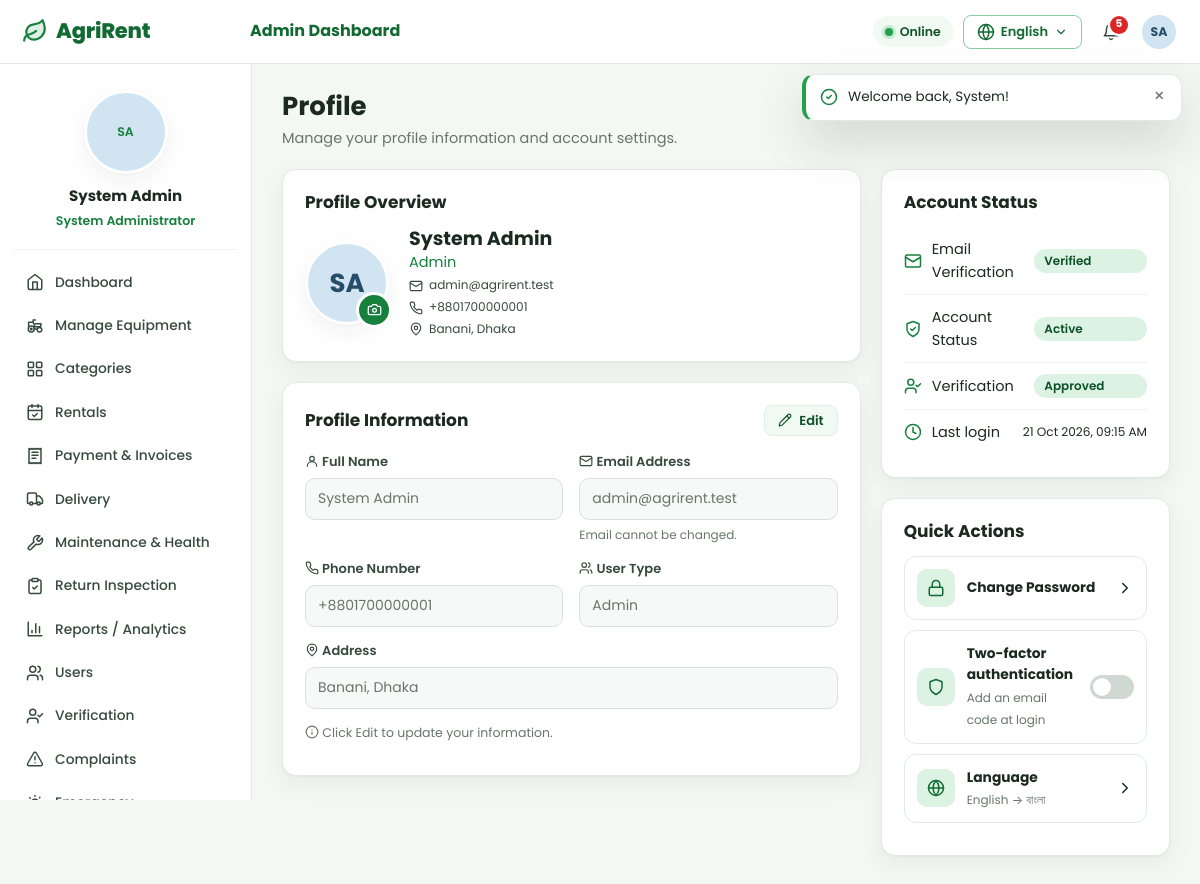
The page /index.php?r=profile/index (signed in) on the database its author committed.
### tables this page shows
CREATE TABLE `users` (
  `id` INT UNSIGNED NOT NULL AUTO_INCREMENT,
  `name` VARCHAR(100) NOT NULL,
  `email` VARCHAR(160) NOT NULL,
  `phone` VARCHAR(30) NOT NULL DEFAULT '',
  `address` VARCHAR(255) NOT NULL DEFAULT '',
  `password` VARCHAR(255) NOT NULL,
  `role` ENUM('farmer','employee','admin') NOT NULL,
   
  `status` ENUM('inactive','active','suspended','deleted') NOT NULL DEFAULT 'inactive',
  `email_verified_at` DATETIME DEFAULT NULL,
   
  `verification_status` ENUM('pending','approved','rejected') NOT NULL DEFAULT 'pending',
  `verification_note` VARCHAR(255) DEFAULT NULL,
  `verification_document` VARCHAR(255) DEFAULT NULL,
  `verified_by` INT UNSIGNED DEFAULT NULL,
  `verified_at` DATETIME DEFAULT NULL,
  `employee_code` VARCHAR(30) DEFAULT NULL,
  `profile_photo` VARCHAR(255) DEFAULT NULL,
  `language` ENUM('en','bn') NOT NULL DEFAULT 'en',
  `two_factor_enabled` TINYINT(1) NOT NULL DEFAULT 0,
  `google_id` VARCHAR(64) DEFAULT NULL,
  `failed_attempts` INT UNSIGNED NOT NULL DEFAULT 0,
  `locked_until` DATETIME DEFAULT NULL,
  `last_login_at` DATETIME DEFAULT NULL,
  `last_login_ip` VARCHAR(45) DEFAULT NULL,
  `last_login_agent` VARCHAR(255) DEFAULT NULL,
  `remember_selector` CHAR(24) DEFAULT NULL,
  `remember_hash` CHAR(64) DEFAULT NULL,
  `remember_expires` DATETIME DEFAULT NULL,
  `deleted_at` DATETIME DEFAULT NULL,
  `created_at` DATETIME NOT NULL DEFAULT CURRENT_TIMESTAMP,
  `updated_at` DATETIME NOT NULL DEFAULT CURRENT_TIMESTAMP ON UPDATE CURRENT_TIMESTAMP,
  PRIMARY KEY (`id`),
  UNIQUE KEY `uq_users_email` (`email`),
  UNIQUE KEY `uq_users_google` (`google_id`),
  UNIQUE KEY `uq_users_remember` (`remember_selector`),
  KEY `idx_users_role_status` (`role`,`status`,`verification_status`)
);

### app/views/layouts/app.php (the view, shortened to what the rows shown need)
<?php
$me = Auth::user();
$current = Router::current();
?>
<!doctype html>
<html lang="<?= Lang::get() ?>" data-lang="<?= Lang::get() ?>">
<head><?php include __DIR__ . '/_head.php'; ?></head>
<body class="app role-<?= e($me['role']) ?>" data-route="<?= e($current) ?>">
<header class="topbar">
    <a class="brand" href="<?= e(url('dashboard/index')) ?>"><?= icon('leaf') ?><span><?= e(setting('platform_name', 'AgriRent')) ?></span></a>
    <div class="topbar-title"><?= $me['role'] !== 'farmer' ? e(t(ucfirst($me['role']) . ' Dashboard')) : '' ?></div>
    <div class="topbar-actions">
        <div class="net-status" id="netStatus" title="<?= e(t('Connection & offline sync status')) ?>">
        </div>
        <?php include __DIR__ . '/_lang.php'; ?>
        <div class="dropdown notif-dropdown">
        </div>
        <div class="dropdown">
            <button class="user-chip" type="button" data-dropdown aria-label="<?= e(t('Account menu')) ?>"><?= avatar($me, 'sm') ?></button>
        </div>
    </div>
</header>
<aside class="sidebar" aria-label="<?= e(t('Sidebar')) ?>">
    <div class="sidebar-profile">
        <?= avatar($me, 'xl') ?>
        <strong><?= e($me['name']) ?></strong>
        <span><?= e($me['role'] === 'admin' ? t('System Administrator') : role_label($me['role'])) ?></span>
    </div>
</aside>
<main id="main" class="main">
    <?= $content ?>
</main>
</body>
</html>

### app/views/profile/index.php (shortened to what the rows shown need)
<div class="page-head"><div><h1><?= e(t('Profile')) ?></h1><p class="muted"><?= e(t('Manage your profile information and account settings.')) ?></p></div></div>
<div class="grid-2-1">
    <div>
        <section class="card">
            <h2 class="card-title"><?= e(t('Profile Overview')) ?></h2>
            <div class="profile-overview">
                <form class="avatar-upload" method="post" action="<?= e(url('profile/photo')) ?>" enctype="multipart/form-data" data-ajax data-autosubmit data-profile-form>
                    <span data-profile="avatar"><?= avatar($user, 'xl') ?></span>
                </form>
                <div>
                    <h3 data-profile="name"><?= e($user['name']) ?></h3>
                    <span class="text-green"><?= e(role_label($user['role'])) ?><?= $user['employee_code'] ? ' · ' . e($user['employee_code']) : '' ?></span>
                    <small class="block"><?= icon('mail', 'icon-xs') ?><?= e($user['email']) ?></small>
                    <small class="block"><?= icon('phone', 'icon-xs') ?><span data-profile="phone"><?= e($user['phone']) ?></span></small>
                    <small class="block"><?= icon('map-pin', 'icon-xs') ?><span data-profile="address"><?= e($user['address']) ?></span></small>
                </div>
            </div>
        </section>
        <section class="card">
            <div class="card-head"><h2><?= e(t('Profile Information')) ?></h2><button class="btn btn-light btn-sm" type="button" data-edit-toggle="#profileForm"><?= icon('edit', 'icon-xs') ?><?= e(t('Edit')) ?></button></div>
            <form id="profileForm" class="profile-form is-locked" method="post" action="<?= e(url('profile/update')) ?>" data-ajax data-profile-form novalidate>
                <div class="form-grid">
                    <div class="field"><label><?= icon('user', 'icon-xs') ?> <?= e(t('Full Name')) ?></label><input name="name" value="<?= e($user['name']) ?>" readonly required><?= field_error('name') ?></div>
                    <div class="field"><label><?= icon('mail', 'icon-xs') ?> <?= e(t('Email Address')) ?></label><input value="<?= e($user['email']) ?>" disabled><small class="hint"><?= e(t('Email cannot be changed.')) ?></small></div>
                    <div class="field"><label><?= icon('phone', 'icon-xs') ?> <?= e(t('Phone Number')) ?></label><input name="phone" value="<?= e($user['phone']) ?>" readonly required><?= field_error('phone') ?></div>
                    <div class="field"><label><?= icon('users', 'icon-xs') ?> <?= e(t('User Type')) ?></label><input value="<?= e(role_label($user['role'])) ?>" disabled></div>
                    <div class="field span-2"><label><?= icon('map-pin', 'icon-xs') ?> <?= e(t('Address')) ?></label><input name="address" list="p-districts" value="<?= e($user['address']) ?>" readonly required></div>
                </div>
            </form>
        </section>
    </div>
    <aside>
        <section class="card">
            <h2 class="card-title"><?= e(t('Account Status')) ?></h2>
            <div class="status-row"><?= icon('clock') ?><span><?= e(t('Last login')) ?></span><small><?= e($user['last_login_at'] ? fmt_datetime($user['last_login_at']) : '—') ?></small></div>
        </section>
        <section class="card">
            <h2 class="card-title"><?= e(t('Quick Actions')) ?></h2>
            <form class="quick-link as-form" method="post" action="<?= e(url('profile/two-factor')) ?>" data-ajax data-reload>
                <span class="ql-icon"><?= icon('shield') ?></span><div><strong><?= e(t('Two-factor authentication')) ?></strong><small><?= e((int)$user['two_factor_enabled'] || Settings::enabled('enable_2fa_all') ? t('Enabled – a code is emailed at login') : t('Add an email code at login')) ?></small></div>
            </form>
        </section>
    </aside>
</div>

### app/helpers.php (shortened to what the rows shown need)
<?php
function setting(string $key, $default = '')
{
    return Settings::get($key, $default);
}
function url(string $route = '', array $params = []): string
{
    $query = $route !== '' ? 'r=' . $route : '';
    if ($params) {
        $query .= ($query !== '' ? '&' : '') . http_build_query($params);
    }
    return 'index.php' . ($query !== '' ? '?' . $query : '');
}
function e($value): string
{
    return htmlspecialchars((string)$value, ENT_QUOTES | ENT_SUBSTITUTE, 'UTF-8');
}
function t(string $key, array $params = []): string
{
    return Lang::translate($key, $params);
}
function fmt_date(?string $date, string $format = 'd M Y'): string
{
    $ts = strtotime($date);
    return $ts ? date($format, $ts) : '—';
}
function fmt_datetime(?string $date): string
{
    return fmt_date($date, 'd M Y, h:i A');
}
function icon(string $name, string $class = ''): string
{
    return Icon::svg($name, $class);
}
function initials(?string $name): string
{
    $parts = preg_split('/\s+/', trim((string)$name)) ?: [];
    $letters = '';
    foreach (array_slice($parts, 0, 2) as $part) {
        $letters .= mb_strtoupper(mb_substr($part, 0, 1));
    }
    return $letters ?: 'U';
}
function avatar(?array $user, string $size = ''): string
{
    $class = 'avatar' . ($size ? ' avatar-' . $size : '');
    $hue = crc32((string)($user['name'] ?? 'user')) % 360;
    return '<span class="' . $class . ' avatar-initials" style="--hue:' . $hue . '">' . e(initials($user['name'] ?? '')) . '</span>';
}
function role_label(string $role): string
{
    return t(ucfirst($role));
}

### rows shown on the page
users: role "Admin Dashboard", name "SA SA SA", name "System Admin", role "System Administrator", role "Admin", email "admin@agrirent.test", phone "+8801700000001", address "Banani, Dhaka", last_login_at "21 Oct 2026, 09:15 AM", two_factor_enabled "Add an email code at login"

### other values the page prints
setting('platform_name', 'AgriRent') "AgriRent"
$unread "5"
t($label) "Dashboard"
t($label) "Manage Equipment"
t($label) "Categories"
t($label) "Rentals"
t($label) "Payment & Invoices"
t($label) "Delivery"
t($label) "Maintenance & Health"
t($label) "Return Inspection"
t($label) "Reports / Analytics"
t($label) "Users"
t($label) "Verification"
t($label) "Complaints"
t('Profile') "Profile"
